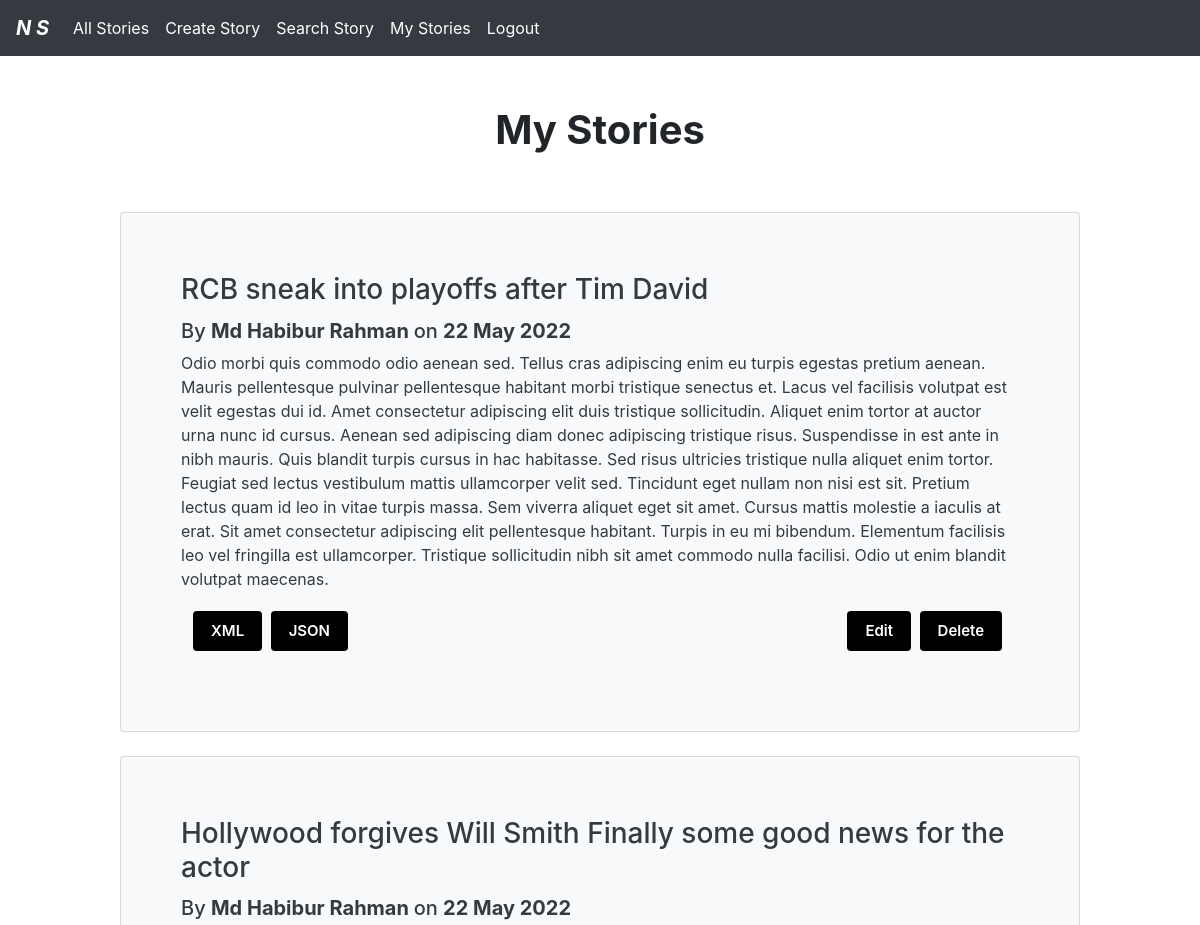
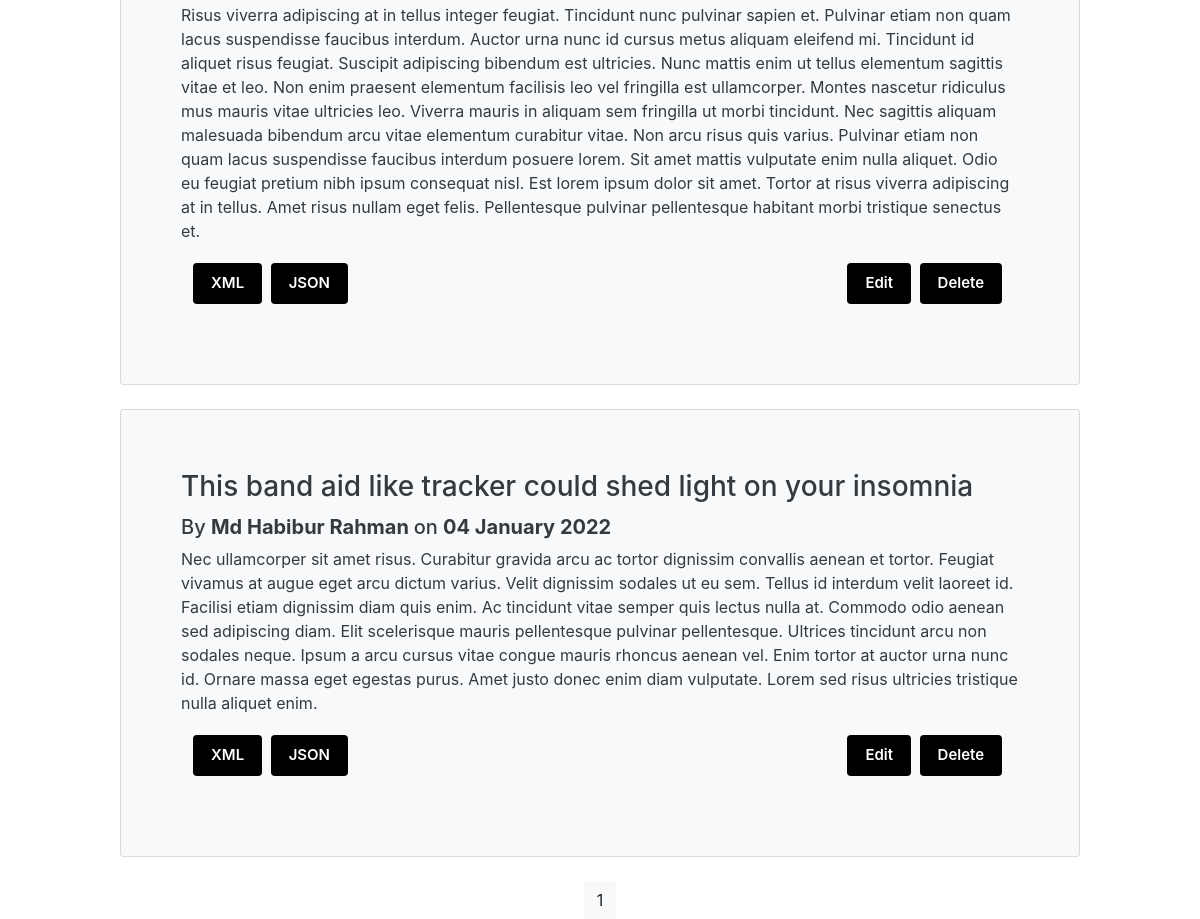
/my_story.php (signed in), run on the app's committed database (2 pictures, top to bottom).
### tables this page shows
CREATE TABLE IF NOT EXISTS `story` (
  `id` bigint(20) NOT NULL AUTO_INCREMENT,
  `title` text NOT NULL,
  `body` longtext NOT NULL,
  `p_date` date NOT NULL,
  `user_id` varchar(50) DEFAULT NULL,
  `str_date` varchar(255) DEFAULT NULL,
  PRIMARY KEY (`id`),
  KEY `user_id` (`user_id`)
);

CREATE TABLE IF NOT EXISTS `user_data` (
  `user_id` varchar(50) NOT NULL,
  `password` varchar(20) NOT NULL,
  `full_name` varchar(70) NOT NULL,
  PRIMARY KEY (`user_id`)
);

### my_story.php (the view, shortened to what this page needs)
<?php
include('db.php');
$priv="";
if (isset($_SESSION['USER_DATA'])) {
$priv=$_SESSION['USER_DATA']['ID'];
include('nav.php');
}
else{
    header("Location: login.php");
}
?>
<?php
$results_per_page = 4;
?>
<!DOCTYPE html>
<html lang="en">
<head>
  <link rel="stylesheet" href="https://cdn.jsdelivr.net/npm/bootstrap@4.0.0/dist/css/bootstrap.min.css">
</head>
<body>
  <div class="conatiner" style="text-align:center;padding:50px;">
    <h1><b> My Stories </b> </h1>
  </div>
  <?php
  if (isset($_GET["page"])) {
    $page  = $_GET["page"];
  } else {
    $page = 1;
  };
  $start_from = ($page - 1) * $results_per_page;
  $sql = "SELECT * FROM story NATURAL JOIN user_data where user_id='$priv' ORDER BY p_date DESC LIMIT $start_from, " . $results_per_page;
  $result = mysqli_query($connection, $sql);
  ?>
  <?php
  foreach ($result as $key => $value) {
  ?>
    <div class="card bg-light text-dark" style="padding: 40px; margin: auto ; width:80%; border: 0%; box-shadow:0 0 0 0;">
      <div class="card-body">
        <h3 class="card-title"><?= $value['title'] ?></h3>
        <h5 class="card-text">
          By <b> <?= $value['full_name'] ?> </b> on <b> <?= $value['str_date'] ?></b>
        </h5>
        <p class="card-text"><?= $value['body'] ?></p>
        <form action="delete.php" method="post">
          <p class="split-para">
          <a href="xml.php?Story_id=<?= $value['id'] ?>" class="button">XML</a>
          <a href="json.php?Story_id=<?= $value['id'] ?>" class="button">JSON</a>
          <?php
          if($priv==$value['user_id'])
          {
            ?>
            <span>
              <a href="edit.php?Story_id=<?= $value['id'] ?>" class="button">Edit</a>
              <button type="submit" class="button" name="submit">Delete</button>
            </span>
            <?php } ?>
          </p>
        </form>
      </div>
    </div>
    <br>
  <?php
  }
  ?>
  <center>
    <?php
    $sql = "SELECT COUNT(id) AS total FROM story where user_id='$priv'";
    $result = mysqli_query($connection, $sql);
    $result = mysqli_fetch_assoc($result);
    $total_pages = ceil($result["total"] / $results_per_page);
    for ($i = 1; $i <= $total_pages; $i++) {
      $class="btn btn-dark";
      if ($i == $page){
        $class="btn btn-light";
      }
      echo "<a href='my_story.php?page=$i'class='$class'>  $i </a> ";
    }
    ?>
  </center>
</body>
</html>

### my_story.php (style rules this page uses)
.button { background-color: black; border: 2px solid transparent; border-radius: 4px; color: white; padding: 7px 16px; text-align: center; text-decoration: none; display: inline-block; font-size: 15px; margin: 4px 2px; cursor: pointer; font-weight: 600; -webkit-transition-duration: 0.1s; transition-duration: 0.1s; }
.split-para { display: block; margin: 10px; }
.split-para span { display: block; float: right; width: 20%; margin-left: 10px; }

### data on the page
story: title "RCB sneak into playoffs after Tim David", user.full_name "Md Habibur Rahman", str_date "22 May 2022", body "Odio morbi quis commodo odio aenean sed. Tellus cras adipiscing enim eu turpis egestas pretium aenean. Mauris pellentesque pulvinar pellentesque habitant morbi tristique senectus et. Lacus vel facilisis volutpat est velit egestas dui id. Amet consectetur adipiscing elit duis tristique sollicitudin. Aliquet enim tortor at auctor urna nunc id cursus. Aenean sed adipiscing diam donec adipiscing tristique risus. Suspendisse in est ante in nibh mauris. Quis blandit turpis cursus in hac habitasse. Sed risus ultricies tristique nulla aliquet enim tortor. Feugiat sed lectus vestibulum mattis ullamcorper velit sed. Tincidunt eget nullam non nisi est sit. Pretium lectus quam id leo in vitae turpis…"
story: title "Hollywood forgives Will Smith Finally some good news for the actor", user.full_name "Md Habibur Rahman", str_date "22 May 2022", body "Risus viverra adipiscing at in tellus integer feugiat. Tincidunt nunc pulvinar sapien et. Pulvinar etiam non quam lacus suspendisse faucibus interdum. Auctor urna nunc id cursus metus aliquam eleifend mi. Tincidunt id aliquet risus feugiat. Suscipit adipiscing bibendum est ultricies. Nunc mattis enim ut tellus elementum sagittis vitae et leo. Non enim praesent elementum facilisis leo vel fringilla est ullamcorper. Montes nascetur ridiculus mus mauris vitae ultricies leo. Viverra mauris in aliquam sem fringilla ut morbi tincidunt. Nec sagittis aliquam malesuada bibendum arcu vitae elementum curabitur vitae. Non arcu risus quis varius. Pulvinar etiam non quam lacus suspendisse faucibus…"
story: title "This band aid like tracker could shed light on your insomnia", user.full_name "Md Habibur Rahman", str_date "04 January 2022", body "Nec ullamcorper sit amet risus. Curabitur gravida arcu ac tortor dignissim convallis aenean et tortor. Feugiat vivamus at augue eget arcu dictum varius. Velit dignissim sodales ut eu sem. Tellus id interdum velit laoreet id. Facilisi etiam dignissim diam quis enim. Ac tincidunt vitae semper quis lectus nulla at. Commodo odio aenean sed adipiscing diam. Elit scelerisque mauris pellentesque pulvinar pellentesque. Ultrices tincidunt arcu non sodales neque. Ipsum a arcu cursus vitae congue mauris rhoncus aenean vel. Enim tortor at auctor urna nunc id. Ornare massa eget egestas purus. Amet justo donec enim diam vulputate. Lorem sed risus ultricies tristique nulla aliquet enim."
